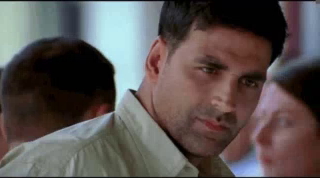
#> input picture frame 1 of VID-20230506-WA0004.mp4, 320 x 178 px, given in place of VID-20230520-WA0000.mp4, which was not available
$ python face_detect.py
#> lines starting #> are read from the running program, lines starting #| are printed output that depends on the picture
import cv2

face_cascade = cv2.CascadeClassifier("C:\\Users\\ADMIN\\Downloads\\happiness begins here\\open cv\\haarcascade_frontalface_default.xml")

# cap = cv2.VideoCapture(0)

# cap = cv2.VideoCapture("C:\\Users\\ADMIN\\Desktop\\lol\\VID-20230306-WA0000.mp4")
''' Not working below link '''
cap = cv2.VideoCapture("C:\\Users\\ADMIN\\Downloads\\happiness begins here\\open cv\VID-20230520-WA0000.mp4")

# img = cv2.imread("C:\\Users\\ADMIN\\Pictures\\Screenshots\\Screenshot (32).png")

while True:
    _, frame = cap.read()
#> frame is the input picture: shape (178, 320, 3); mean B, G, R 81.6, 83.3, 90.9

    gray = cv2.cvtColor(frame, cv2.COLOR_BGR2GRAY)
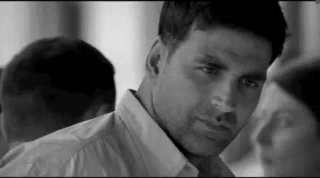
#> gray: shape (178, 320); min 0, max 228, mean 85.3

    faces = face_cascade.detectMultiScale(gray , scaleFactor=1.1, minNeighbors= 4)
#> faces = ()

    for (x, y, w, h) in faces:
        cv2.rectangle(frame, (x,y), (x+w ,y+h), (255, 0, 0), 2)
#> this loop made 0 passes

    cv2.imshow('frame ',frame)

    k = cv2.waitKey(30) & 0xff
#> (key Esc is pressed here)
    if k == 27:
        break
print(f'Number of faces = {len(faces)}') # ?
#| Number of faces = 0
cap.release()
cv2.destroyAllWindows()

$ run again, starting later in the video
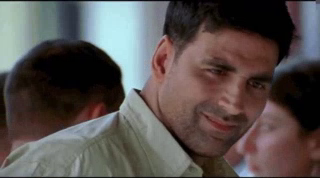
#> input picture frame 7 of VID-20230506-WA0004.mp4, 320 x 178 px, given in place of VID-20230520-WA0000.mp4, which was not available
#> frame is the input picture: shape (178, 320, 3); mean B, G, R 78.8, 80.8, 88.2
#> `gray = cv2.cvtColor(frame, cv2.COLOR_BGR2GRAY)`:
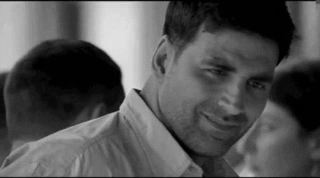
#> gray: shape (178, 320); min 0, max 229, mean 82.8
#> faces = ()
#| Number of faces = 0

$ run again, starting later in the video
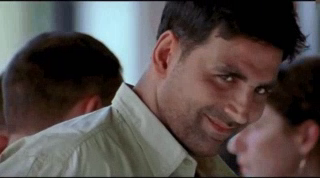
#> input picture frame 13 of VID-20230506-WA0004.mp4, 320 x 178 px, given in place of VID-20230520-WA0000.mp4, which was not available
#> frame is the input picture: shape (178, 320, 3); mean B, G, R 74.9, 77, 85.5
#> `gray = cv2.cvtColor(frame, cv2.COLOR_BGR2GRAY)`:
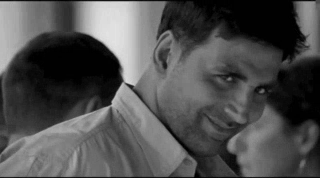
#> gray: shape (178, 320); min 0, max 227, mean 79.3
#> faces = ()
#| Number of faces = 0
